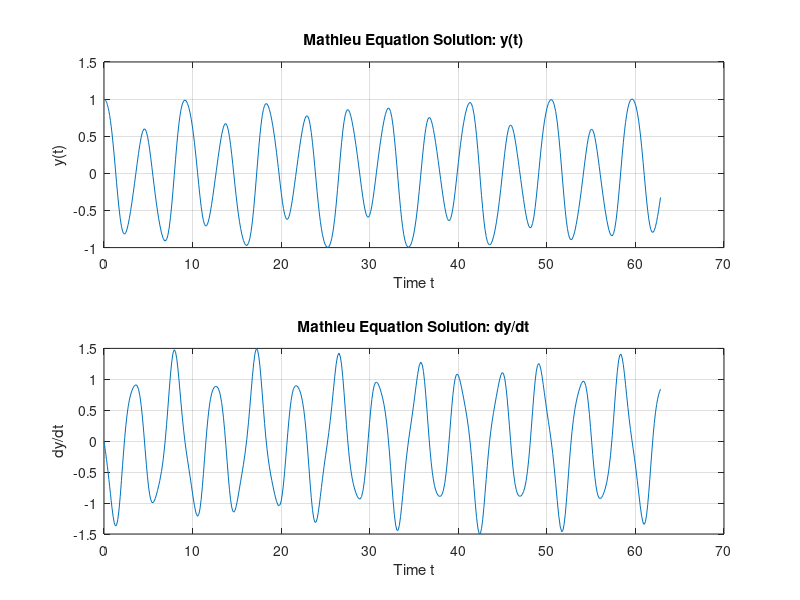

MATLAB code for this plot:
clear;
clc;
close all;

% 定义参数
omega = 2;
alpha = 1;

% 定义系统矩阵 A(t)
A = @(t) [0, 1; -(omega - alpha * cos(2*t)), 0];

% 定义初始条件
x0 = [1; 0];  % 假设初始条件为 y(0) = 1, y_dot(0) = 0

% 时间范围，考虑较长的时间范围来观察周期性
tspan = [0 20*pi];  % 用较长的时间范围来检查周期性

% 使用 ode45 求解微分方程
[t, x] = ode45(@(t, x) A(t) * x, tspan, x0);

% 绘图显示结果，查看是否有周期性
figure;
subplot(2, 1, 1);
plot(t, x(:, 1), 'DisplayName', 'y(t)');
xlabel('Time t');
ylabel('y(t)');
title('Mathieu Equation Solution: y(t)');
grid on;

subplot(2, 1, 2);
plot(t, x(:, 2), 'DisplayName', 'dy/dt');
xlabel('Time t');
ylabel('dy/dt');
title('Mathieu Equation Solution: dy/dt');
grid on;

% 检查是否有周期性：比较解在不同时间点的值
y_initial = x(1, 1);  % 初始的 y 值
dy_initial = x(1, 2); % 初始的 dy/dt 值

% 设定一个小的容差来判断是否接近初始值
tolerance = 1e-3;

% 遍历找到接近初始条件的时间点，跳过 t = 0
for i = 2:length(t)  % 从第二个时间点开始
    if abs(x(i, 1) - y_initial) < tolerance && abs(x(i, 2) - dy_initial) < tolerance
        fprintf('解在 t = %.2f 处重复，周期可能为 %.2f\n', t(i), t(i));
        break;
    end
end
